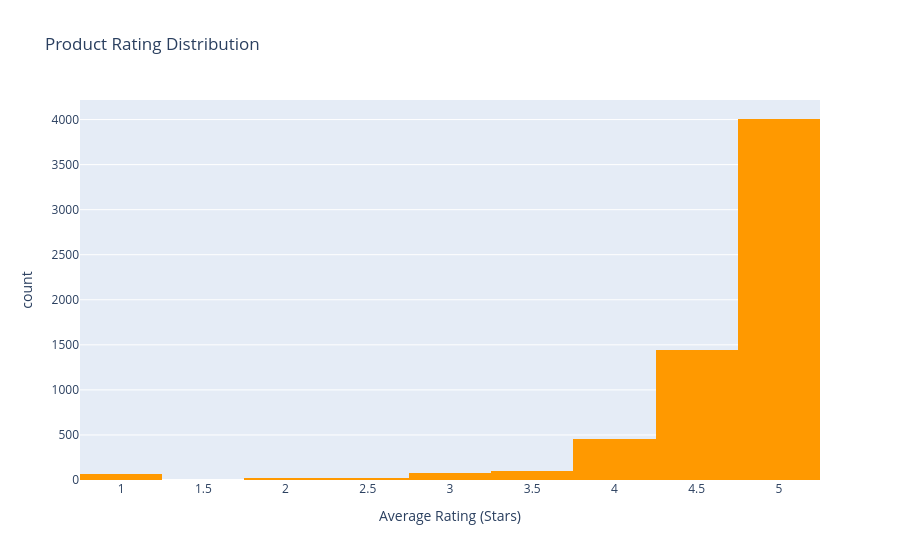

Source (notebook cell):
### Markdown cell above
### **5.3. Product Rating Distribution**

**Câu hỏi:** Phân bố mức độ hài lòng của khách hàng đối với các sản phẩm như thế nào?

**Phương pháp:** Sử dụng Histogram để thống kê tần suất các mức sao từ 1 đến 5 đối với các sản phẩm đã có lượt đánh giá.

### Code cell
if 'rating_average' in df.columns:
    df_rated = df[df['rating_average'] > 0]
    fig5 = px.histogram(df_rated, x='rating_average',
                       title='Product Rating Distribution',
                       labels={'rating_average': 'Average Rating (Stars)', 'count': 'Number of Products'},
                       nbins=20, color_discrete_sequence=['#ff9900'])
    fig5.show()

### Figure 1 — Plotly figure (JSON) as saved in the notebook; plotly's stock layout.template omitted (floating-point values rounded to 4 significant figures; data arrays with more than 128 entries replaced by an {"elided": "..."} marker saying what was removed)
{"data": [{"alignmentgroup": "True", "bingroup": "x", "hovertemplate": "Average Rating (Stars)=%{x}<br>count=%{y}<extra></extra>", "legendgroup": "", "marker": {"color": "#ff9900", "pattern": {"shape": ""}}, "name": "", "nbinsx": 20, "offsetgroup": "", "orientation": "v", "showlegend": false, "type": "histogram", "x": {"elided": "6197 float values"}, "xaxis": "x", "yaxis": "y"}], "layout": {"barmode": "relative", "legend": {"tracegroupgap": 0}, "title": {"text": "Product Rating Distribution"}, "xaxis": {"anchor": "y", "domain": [0, 1], "title": {"text": "Average Rating (Stars)"}}, "yaxis": {"anchor": "x", "domain": [0, 1], "title": {"text": "count"}}}}
